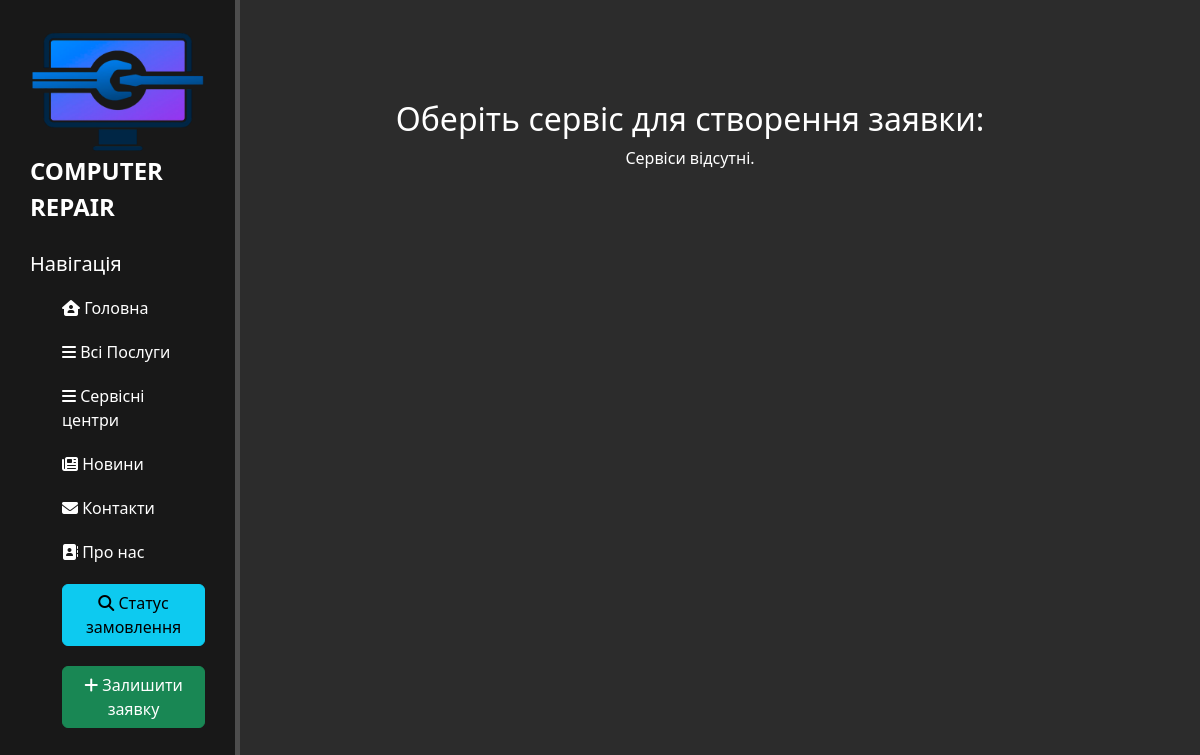
The app's page /orders/choose/, older data.
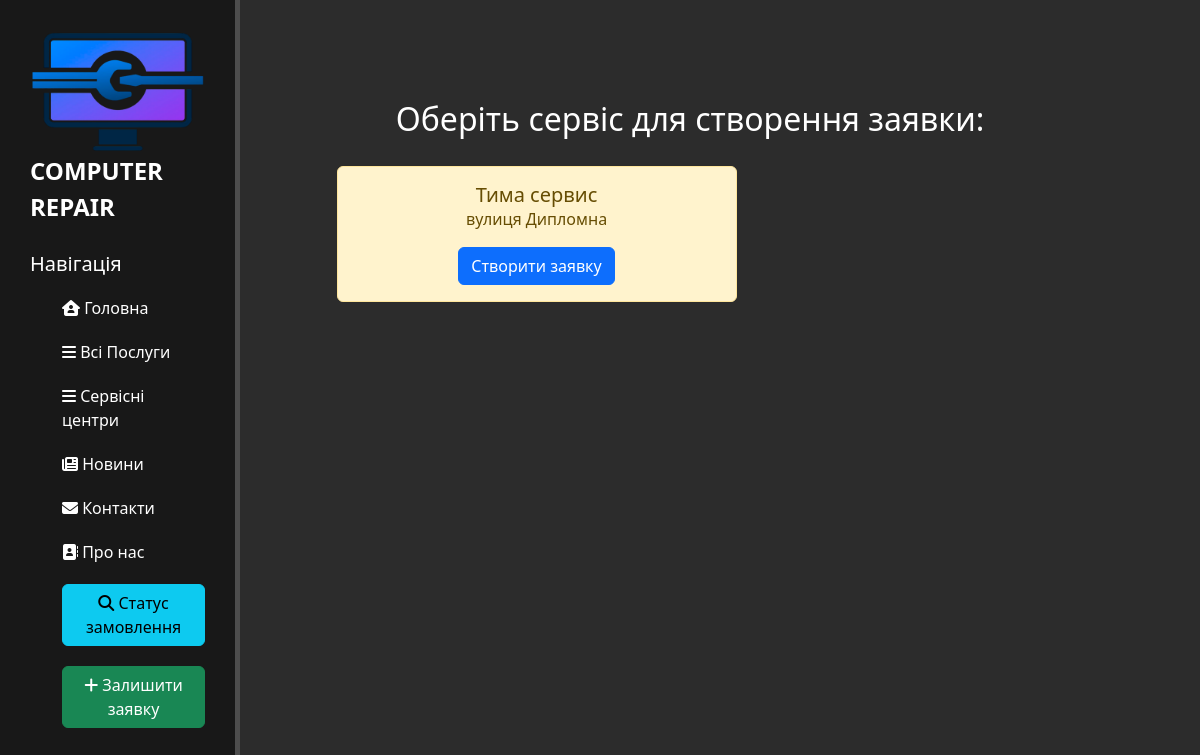
The same page, newer data.
### services/models.py (models this page shows, shortened)
class Service(models.Model):
    name = models.CharField("Назва сервісу", max_length=100)
    address = models.CharField("Адреса", max_length=250)
    work_time = models.CharField("Графік роботи", max_length=100)
    description = models.TextField("Опис", blank=True)
    contact_info = models.CharField("Контактні дані", max_length=250, blank=True)
    image = models.ImageField("Зображення", upload_to='services/', blank=True, null=True)

### orders/views.py (the view)
# urls.py: path('choose/', views.choose_service, name='choose_service'),
def choose_service(request):
    services = Service.objects.all()
    return render(request, 'orders/choose_service.html', {'services': services})

### orders/templates/orders/choose_service.html (shortened to what this page needs)
{% extends 'main/layout.html' %}
{% block content %}
<div class="features">
    <h2>Оберіть сервіс для створення заявки:</h2>
    <div class="row">
        {% for service in services %}
            <div class="col-md-4">
                <div class="alert alert-warning text-center">
                        <h5 class="card-title">{{ service.name }}</h5>
                        <p class="card-text">{{ service.address }}</p>
                        <a href="{% url 'create_order' service.id %}" class="btn btn-primary">
                            Створити заявку
                        </a>
                </div>
            </div>
        {% empty %}
            <p>Сервіси відсутні.</p>
        {% endfor %}
    </div>
</div>
{% endblock %}

Row changes from the older to the newer data that the page shows:
added Service: name "Тима сервис", address "вулиця Дипломна"
Text that changed along with them:
text no longer shown: "Сервіси відсутні."
